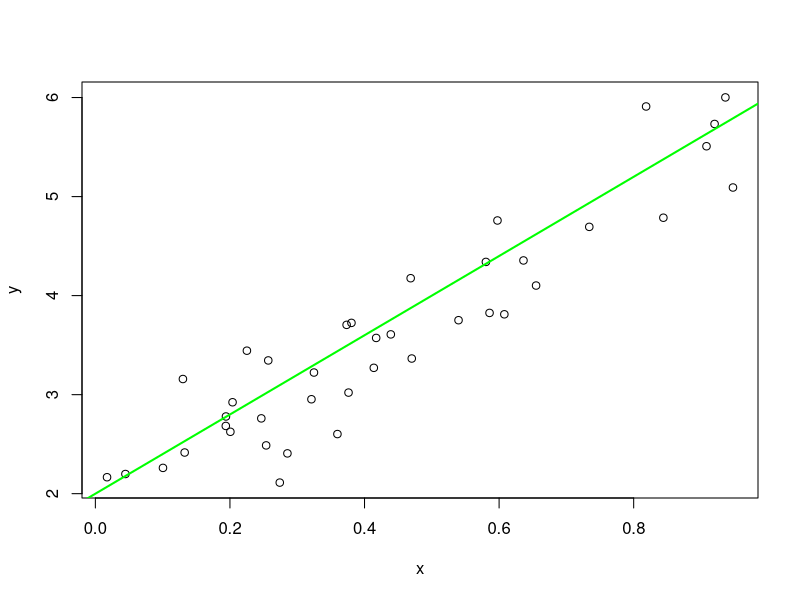

Write R code to recreate this figure.
a <- 2
b <- 4
n <- 40

x <- runif(n)
(avgX <- mean(x))
sigSq <- 0.5
y <- a+b*x+rnorm(n, sd=(sigSq))

plot(x,y)
abline(a,b,col="green", lwd=2)
